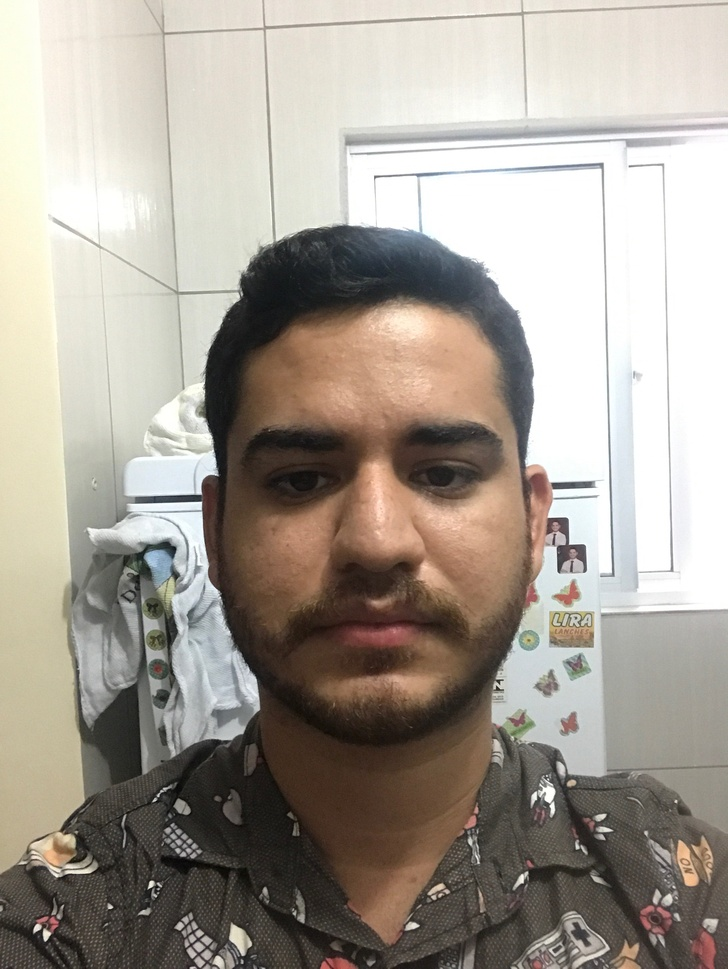
#> input picture selfi4id/11_sets_Hispanics/0001cc1e1e--61af8513667cba1b47349869_age_25_name_Weslley/Selfie_12.jpg, 728 x 969 px, shrunk from 2320 x 3088 before the run, given in place of Selfie_Alejandra_age_32_1_part_0.jpg, which was not available
$ jupyter execute --allow-errors playground.ipynb
#> lines starting #> are read from the running program, lines starting #| are printed output that depends on the picture; after the words box and inside, x2 and y2 are one past the last pixel; in counts of white or black regions, pixels touching at a corner belong together; pictures that were not available may be replaced by others from this repository, and a replacement may not be noted
[cell 1]
from glob import glob
import os.path as osp
from pathlib import Path
import shutil

pattern = 'selfi4id/*/*/Selfie*.jpg'
files = glob(pattern)
exoprt_dir = 'data'
for img in files:
    dir_name = osp.dirname(img)
    id_, _, age, _, name = str(Path(dir_name).stem).split("_")
    _, idx = str(Path(img).stem).split("_")
    file_name = f'Selfie_{name}_age_{age}_{idx}.jpg'
    dst = osp.join(exoprt_dir, file_name)
    shutil.copyfile(img, dst)

[cell 2]
import cv2
import matplotlib.pyplot as plt
import numpy as np
img_path = 'out/Selfie_Alejandra_age_32_1_part_0.jpg'
img = cv2.imread("out/Selfie_Alejandra_age_32_1_part_0.jpg")
#> img is the input picture: shape (969, 728, 3); mean B, G, R 149.3, 158.9, 166.4
mask = np.zeros_like(img[...,0], dtype=np.uint8)
mask[(img[...,0] >  230) & (img[...,1] >  230) & (img[...,2]>  230)] = 255
dst = cv2.inpaint(img,mask,3,cv2.INPAINT_TELEA)
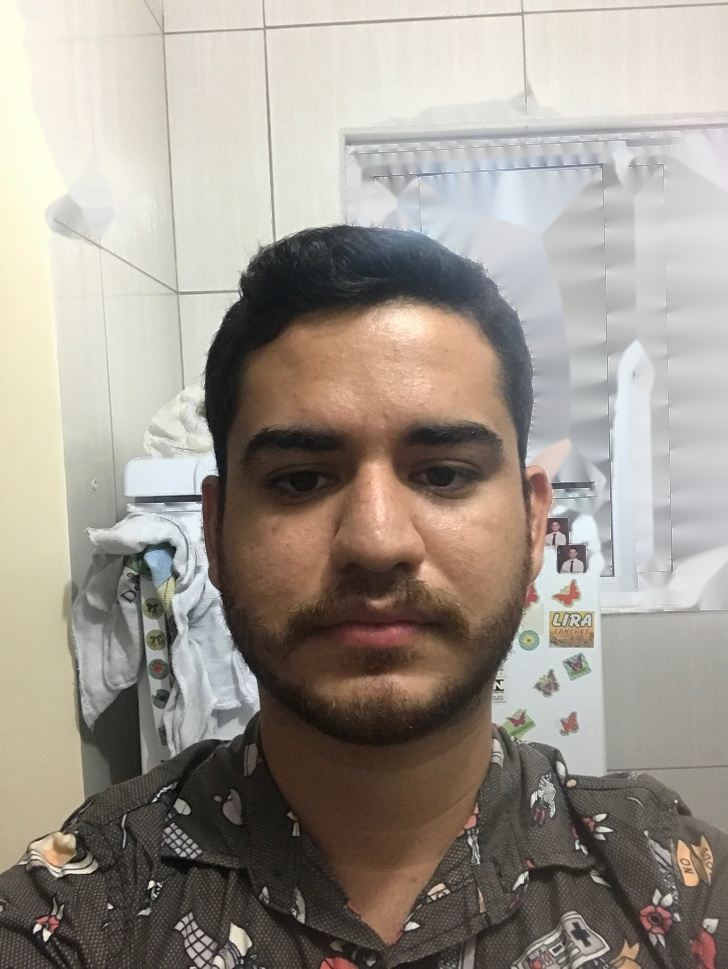
#> dst: shape (969, 728, 3); mean B, G, R 141.9, 151.3, 158.6
fig, axes = plt.subplots(1,2)

axes[0].imshow(dst)
axes[1].imshow(img)
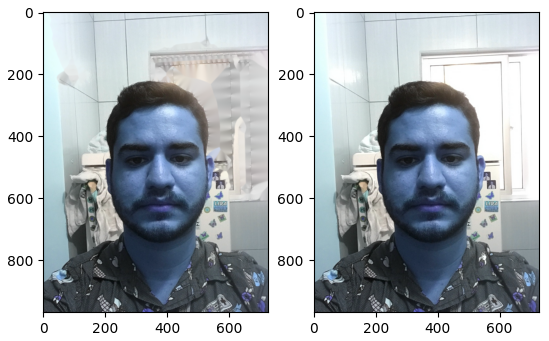
#> figure drawn by matplotlib, 2 panels; B, G, R data is drawn as R, G, B

[cell 3]
import numpy as np
import cv2 as cv
from skimage import morphology

Z = img.reshape((-1,3))
# convert to np.float32
Z = np.float32(Z)
# define criteria, number of clusters(K) and apply kmeans()
criteria = (cv.TERM_CRITERIA_EPS + cv.TERM_CRITERIA_MAX_ITER, 10, 1.0)
K = 2
ret,label,center=cv.kmeans(Z,K,None,criteria,10,cv.KMEANS_RANDOM_CENTERS)
#> ret = 2.35e+09; center = [[61.08, 70.36, 82.43], [209.9, 219.8, 224.1]]
# Now convert back into uint8, and make original image
center = np.uint8(center)
#> center = [[61, 70, 82], [209, 219, 224]]
# res = center[label.flatten()]
res2 = (label.reshape((img.shape[0], img.shape[1])) == 1).astype(np.uint8)
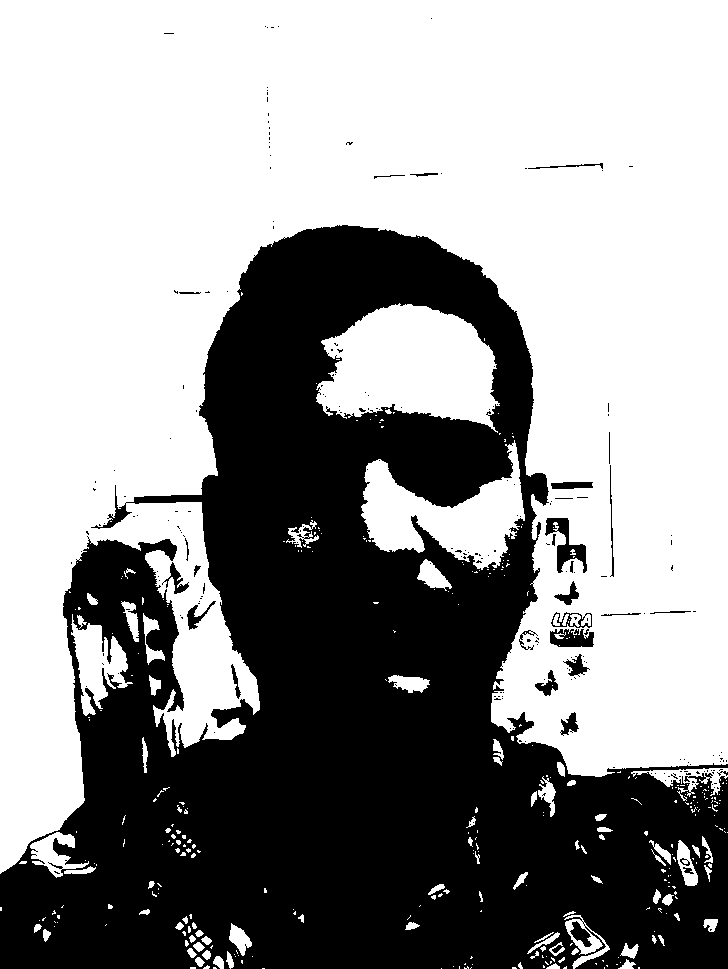
#> res2: shape (969, 728); values 0 (black) and 1 (white), 59.3% white; 224 black regions (195 under 20 px), largest, box (x1, y1, x2, y2) and area: (0, 225, 728, 969) 281609, (545, 518, 587, 573) 878, (550, 629, 594, 647) 597

# Copy the thresholded image.
im_floodfill = res2.copy()
# Mask used to flood filling.
# Notice the size needs to be 2 pixels than the image.
h, w = res2.shape[:2]
#> h = 969; w = 728
mask = np.zeros((h+2, w+2), np.uint8)
# Floodfill from point (0, 0)
cv2.floodFill(im_floodfill, mask, (0,0), 255)
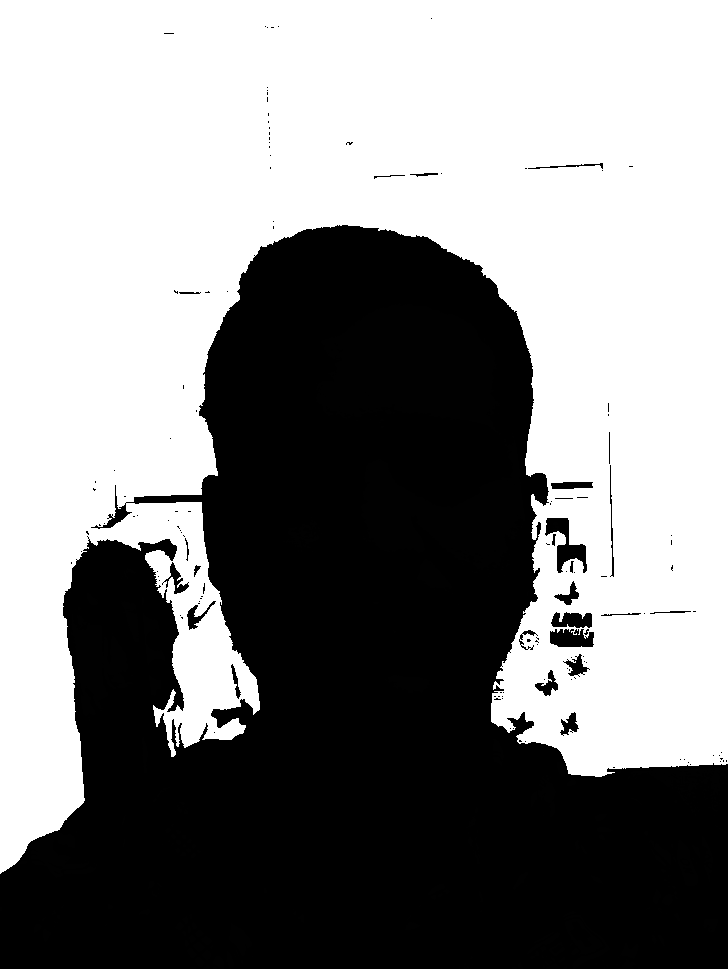
#> im_floodfill: shape (969, 728); min 0, max 255, mean 136.6
# Invert floodfilled image
im_floodfill_inv = cv2.bitwise_not(im_floodfill)
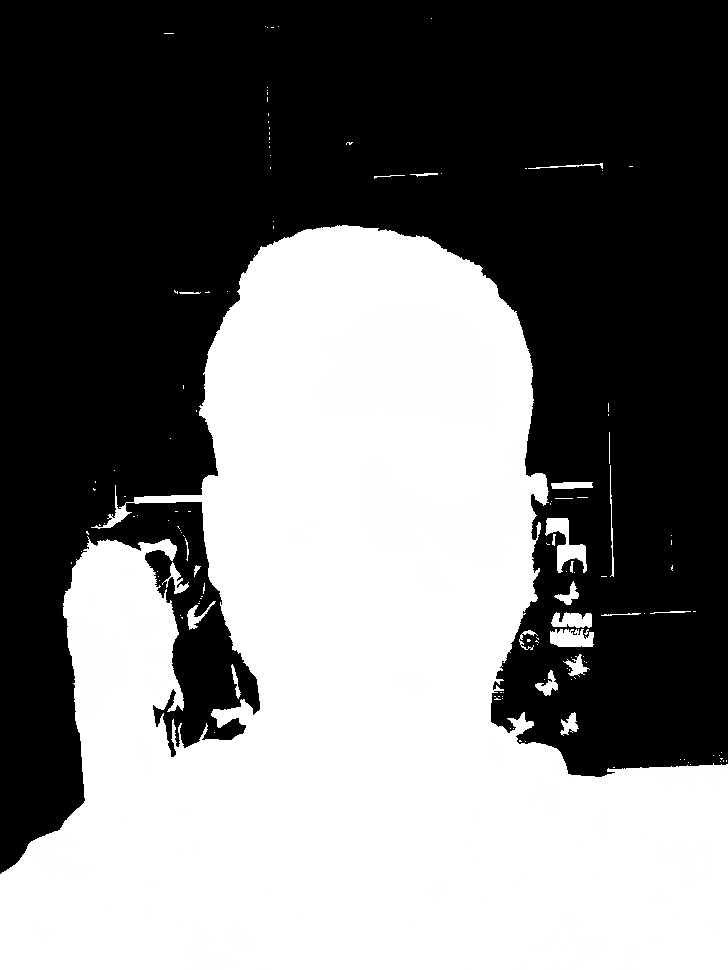
#> im_floodfill_inv: shape (969, 728); min 0, max 255, mean 118.4
# Combine the two images to get the foreground.
im_out = res2 | im_floodfill_inv
#> im_out: shape (969, 728); values 1 (black) and 255 (white), 46.4% white; 138 white regions (113 under 20 px), largest, box (x1, y1, x2, y2) and area: (0, 225, 728, 969) 322574, (545, 518, 587, 573) 934, (550, 629, 594, 647) 643
allpoints = np.argwhere(im_out==255)
#> allpoints = 327595 pairs, first value 18 to 968, second value 0 to 727

plt.imshow(im_out, cmap='gray')

[cell 4]
import numpy as np
import cv2 as cv
from matplotlib import pyplot as plt
img = cv.imread('gt/Selfie_Alejandra_age_32_1.jpg')
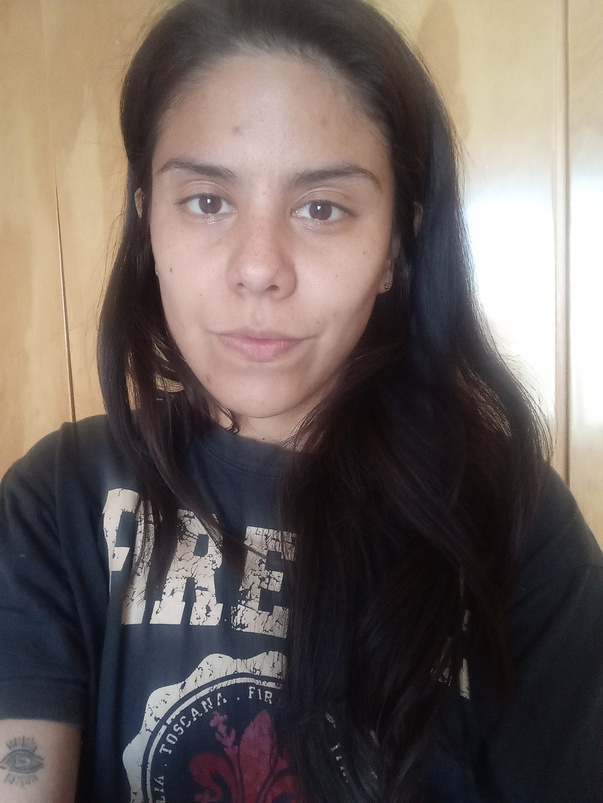
#> input picture data/Selfie_Alejandra_age_32_1.jpg, 603 x 803 px, shrunk from 1920 x 2560 before the run, found by its file name
#> img is the input picture: shape (803, 603, 3); mean B, G, R 92.8, 97.5, 108.1
mask = np.zeros(img.shape[:2],np.uint8)
bgdModel = np.zeros((1,65),np.float64)
fgdModel = np.zeros((1,65),np.float64)
rect = (50,50,450,290)
cv.grabCut(img,mask,rect,bgdModel,fgdModel,5,cv.GC_INIT_WITH_RECT)
mask2 = np.where((mask==2)|(mask==0),0,1).astype('uint8')
img = img*mask2[:,:,np.newaxis]
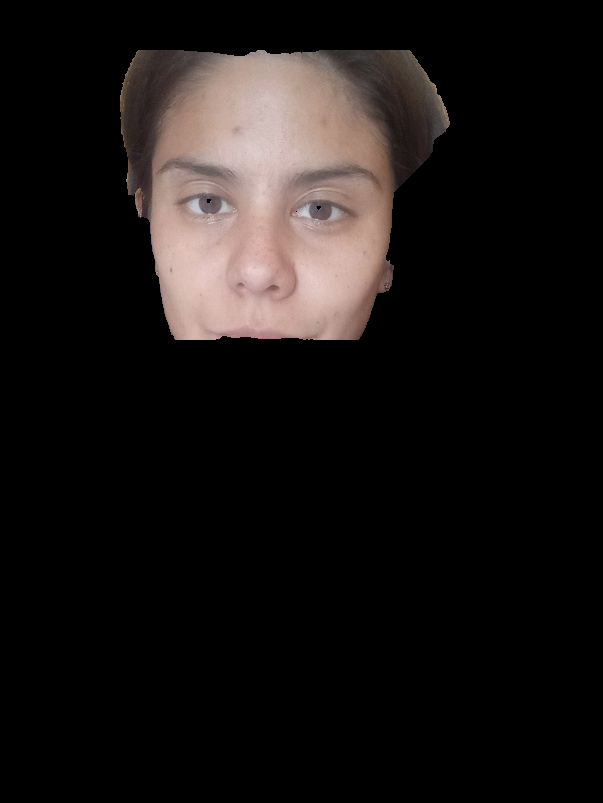
#> img: shape (803, 603, 3); mean B, G, R 19.9, 21.1, 25

[cell 5]
allpoints.shape
#> Out = (327595, 2)

#> (a cell that did not finish here is left out)

[cell 7]
allpoints
#> Out has the same summary as allpoints
